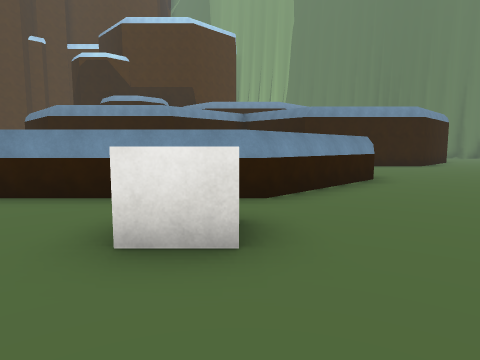
View 1 (above)

24 first-person views from a walk through a 3-D level made in the Unity game engine. The camera is 1.5 m above the floor, tilts 6° down and sees 75° across. The floor is counted in squares, 2 m on a side. Each view is taken from the middle of a square. On the plan, view 1 faces up. The plan holds only what a view shows up to about 10 squares ahead; the rest is blank. The place goes on beyond the plan. The player character is not drawn. Some surface patterns are stand-ins.

View 2
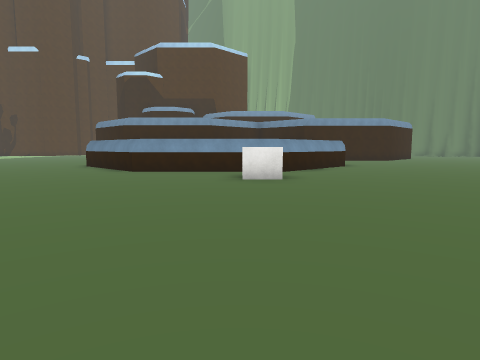

View 3
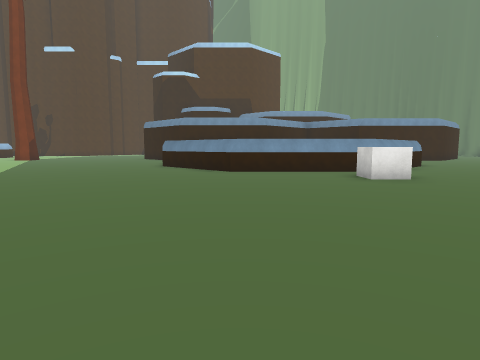

View 4
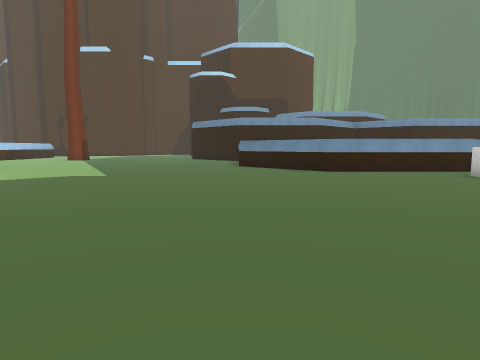

View 5
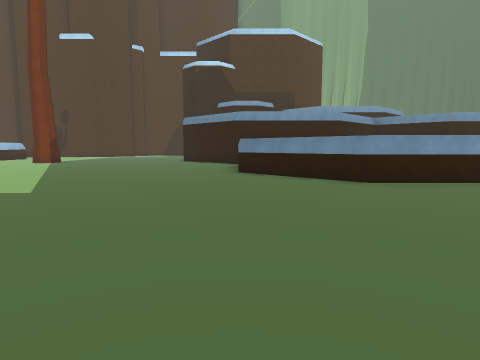

View 6
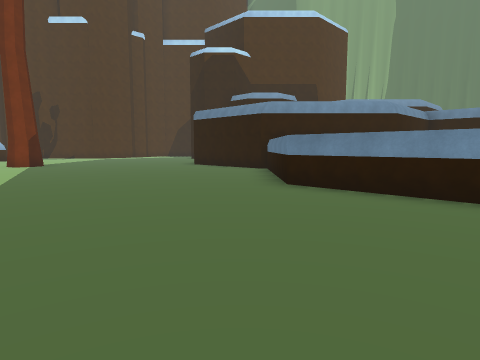

View 7
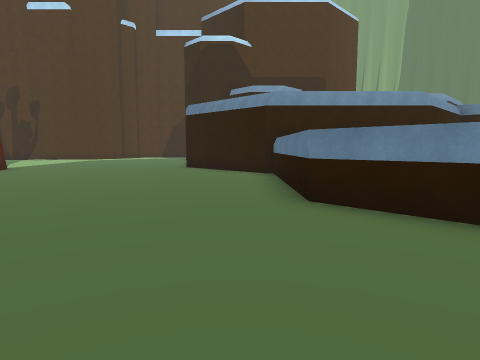

View 8
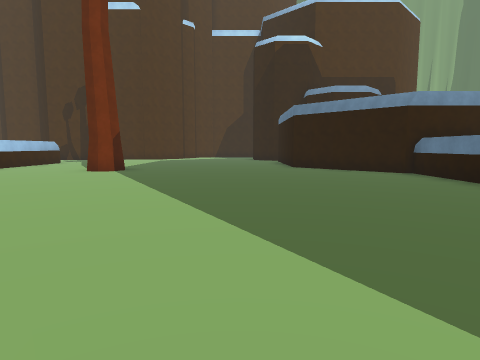

View 9
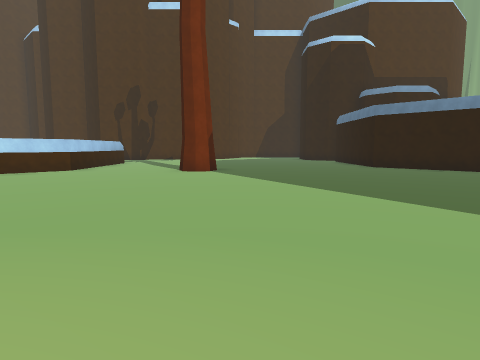

View 10
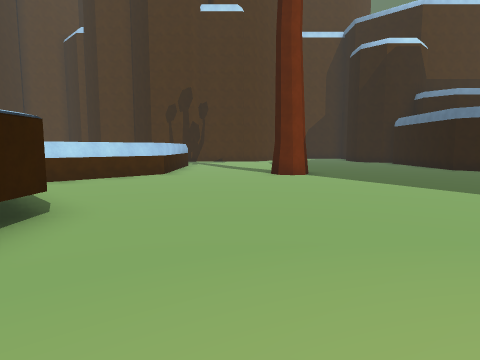

View 11
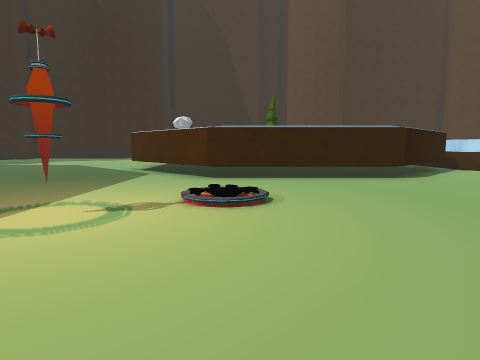

View 12
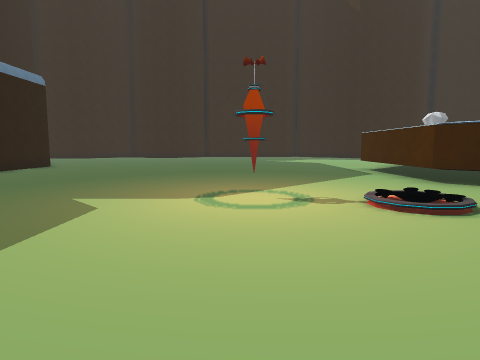

View 13
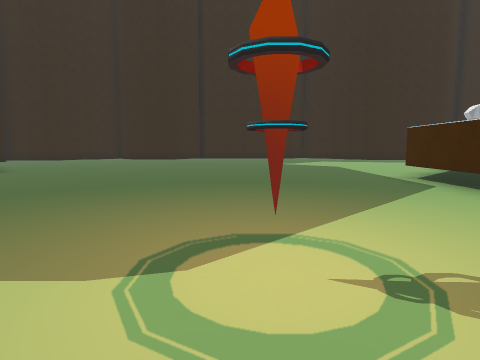

View 14
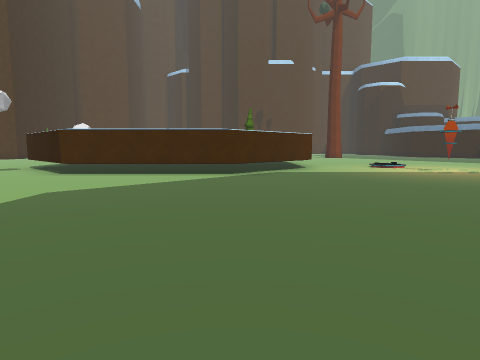

View 15
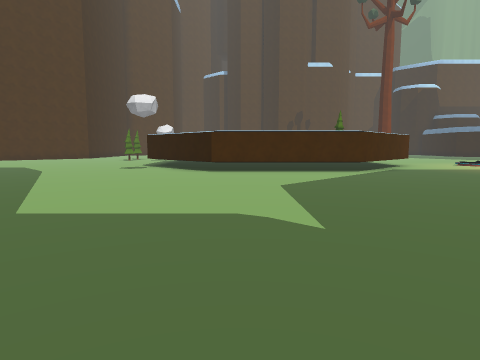

View 16
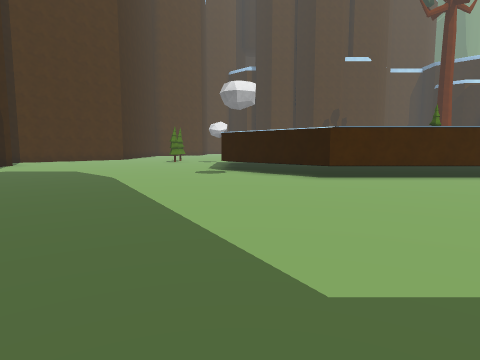

View 17
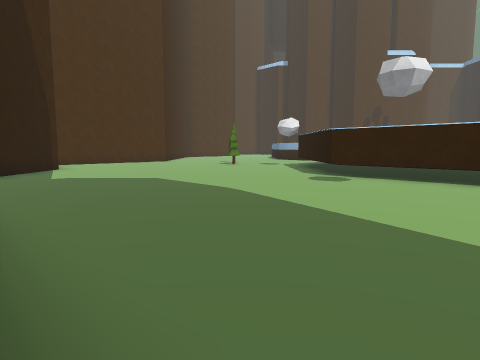

View 18
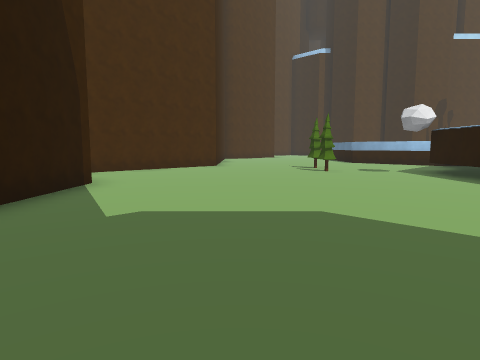

View 19
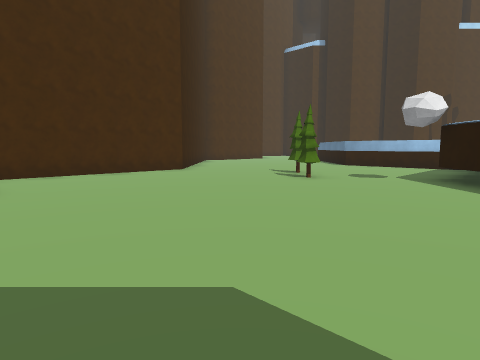

View 20
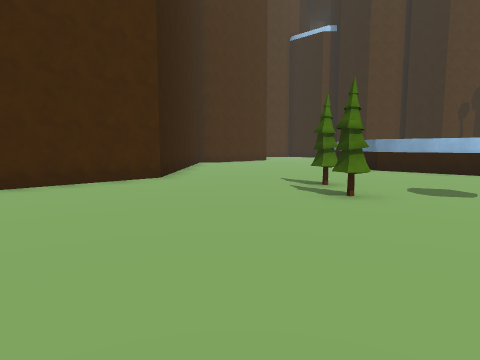

View 21
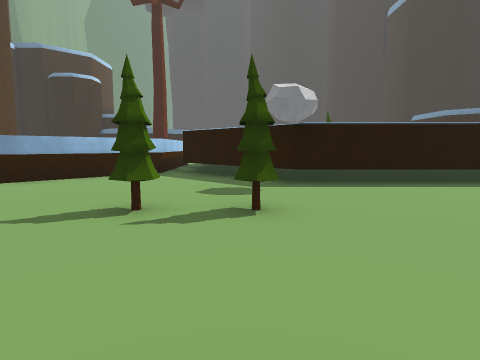

View 22
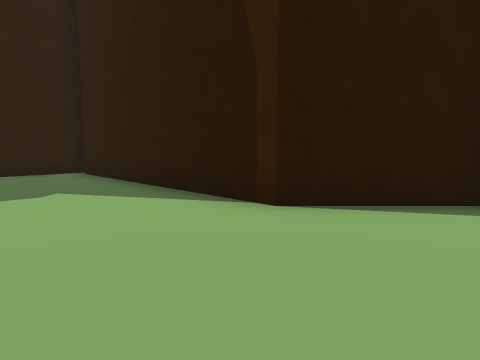

View 23
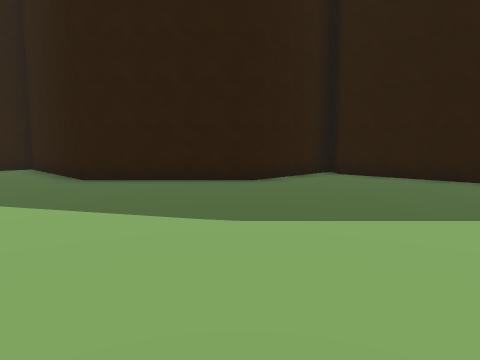

View 24
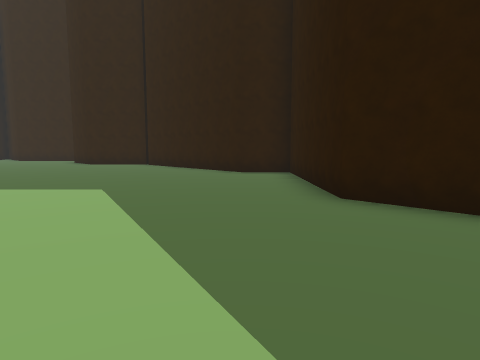

### Floor plan
Points are (right, up) in squares from view 1. A wall is a line through its corners. A room is listed if a view was taken in it or the views show most of it. See-through windows are left out.
Room 1 (views 1, 2, 3, 4, 5, 6, 7, 8, 9, 10, 11, 12, 13, 14, 15, 16, 17, 18, 19, 20, 21, 22, 23, 24)
walls: (-14.9, -8.3) (-14.5, -8); (-23.1, 9.6) (-20.4, 6.9) (-20.4, 2.2) (-23.2, -0.5) (-27.9, -0.5) (-30.6, 2.2) (-30.6, 6.9) (-27.8, 9.7); (-20.4, 13.1) (-23, 10.4); (-27, 10.3) (-27.8, 10.3) (-30.6, 13.1); (3.3, 7.4) (0.4, 4.6) (-4.3, 4.6) (-7, 7.3) (-7, 11.8) (-8.3, 13.1); (-39.7, -2.8) (-36.2, -2.8) (-33.5, -5.5) (-33.5, -10.4) (-32.1, -10.4) (-31.4, -11); (-37, 13.1) (-37, 10.7) (-40.6, 7.1); (-41, 6.4) (-39.1, 4.5) (-39.1, -2.2)
objects: tree (-33, 8); tree (-33, 9); tree (-17, 13) to (-16, 13); crystal (-16, 1); block (-1, 3) to (0, 3)

Where each view was taken, in squares from view 1:
view 1: 0 up, 0 right, facing up
view 2: 5 down, 1 left, facing up
view 3: 5 down, 4 left, facing up
view 4: 5 down, 7 left, facing up
view 5: 2 down, 7 left, facing up
view 6: 1 up, 8 left, facing up
view 7: 3 up, 8 left, facing up
view 8: 3 up, 12 left, facing up
view 9: 3 up, 15 left, facing up
view 10: 3 up, 18 left, facing up
view 11: 3 up, 13 left, facing left
view 12: 4 up, 13 left, facing down-left
view 13: 2 up, 15 left, facing down-left
view 14: 9 down, 23 left, facing up
view 15: 10 down, 27 left, facing up
view 16: 8 down, 30 left, facing up
view 17: 6 down, 33 left, facing up
view 18: 2 down, 36 left, facing up
view 19: 0 up, 35 left, facing up
view 20: 3 up, 35 left, facing up
view 21: 8 up, 37 left, facing right
view 22: 7 up, 36 left, facing down-left
view 23: 2 up, 31 left, facing down-left
view 24: 1 down, 32 left, facing down
